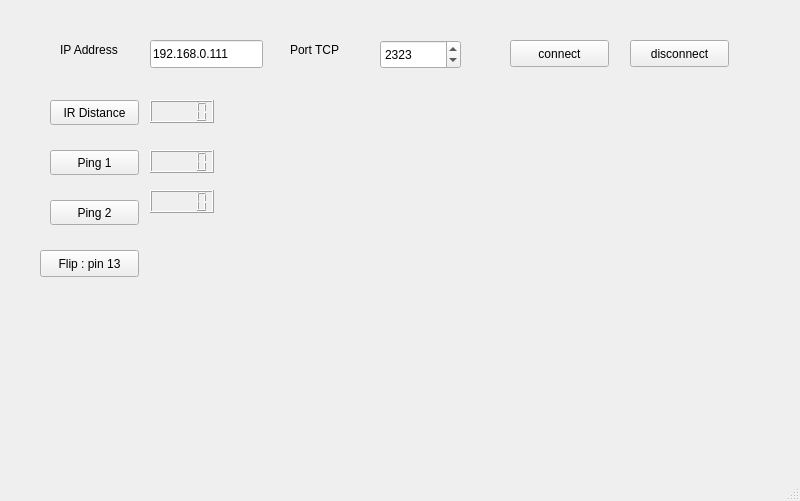
<?xml version="1.0" encoding="UTF-8"?>
<ui version="4.0">
 <class>MainWindow</class>
 <widget class="QMainWindow" name="MainWindow">
  <property name="geometry">
   <rect>
    <x>0</x>
    <y>0</y>
    <width>800</width>
    <height>501</height>
   </rect>
  </property>
  <property name="windowTitle">
   <string>Firmata Ping</string>
  </property>
  <widget class="QWidget" name="centralwidget">
   <widget class="QPushButton" name="connectButton">
    <property name="geometry">
     <rect>
      <x>510</x>
      <y>40</y>
      <width>99</width>
      <height>27</height>
     </rect>
    </property>
    <property name="text">
     <string>connect</string>
    </property>
   </widget>
   <widget class="QPushButton" name="discButton">
    <property name="geometry">
     <rect>
      <x>630</x>
      <y>40</y>
      <width>99</width>
      <height>27</height>
     </rect>
    </property>
    <property name="text">
     <string>disconnect</string>
    </property>
   </widget>
   <widget class="QPushButton" name="connectButton_4">
    <property name="geometry">
     <rect>
      <x>40</x>
      <y>250</y>
      <width>99</width>
      <height>27</height>
     </rect>
    </property>
    <property name="text">
     <string>Flip : pin 13</string>
    </property>
   </widget>
   <widget class="QPushButton" name="pushButton_2">
    <property name="geometry">
     <rect>
      <x>50</x>
      <y>150</y>
      <width>89</width>
      <height>25</height>
     </rect>
    </property>
    <property name="text">
     <string>Ping 1</string>
    </property>
   </widget>
   <widget class="QLCDNumber" name="lcdNumber">
    <property name="geometry">
     <rect>
      <x>150</x>
      <y>150</y>
      <width>64</width>
      <height>23</height>
     </rect>
    </property>
   </widget>
   <widget class="QPushButton" name="pushButton_3">
    <property name="geometry">
     <rect>
      <x>50</x>
      <y>200</y>
      <width>89</width>
      <height>25</height>
     </rect>
    </property>
    <property name="text">
     <string>Ping 2</string>
    </property>
   </widget>
   <widget class="QLCDNumber" name="lcdNumber_2">
    <property name="geometry">
     <rect>
      <x>150</x>
      <y>190</y>
      <width>64</width>
      <height>23</height>
     </rect>
    </property>
   </widget>
   <widget class="QLCDNumber" name="lcdNumber_3">
    <property name="geometry">
     <rect>
      <x>150</x>
      <y>100</y>
      <width>64</width>
      <height>23</height>
     </rect>
    </property>
   </widget>
   <widget class="QPushButton" name="pushButton_4">
    <property name="geometry">
     <rect>
      <x>50</x>
      <y>100</y>
      <width>89</width>
      <height>25</height>
     </rect>
    </property>
    <property name="text">
     <string>IR Distance</string>
    </property>
   </widget>
   <widget class="QLineEdit" name="Address">
    <property name="geometry">
     <rect>
      <x>150</x>
      <y>40</y>
      <width>113</width>
      <height>28</height>
     </rect>
    </property>
    <property name="text">
     <string>192.168.0.111</string>
    </property>
   </widget>
   <widget class="QLabel" name="label">
    <property name="geometry">
     <rect>
      <x>60</x>
      <y>40</y>
      <width>71</width>
      <height>20</height>
     </rect>
    </property>
    <property name="text">
     <string>IP Address</string>
    </property>
   </widget>
   <widget class="QLabel" name="label_2">
    <property name="geometry">
     <rect>
      <x>290</x>
      <y>40</y>
      <width>63</width>
      <height>20</height>
     </rect>
    </property>
    <property name="text">
     <string>Port TCP</string>
    </property>
   </widget>
   <widget class="QSpinBox" name="portTcp">
    <property name="geometry">
     <rect>
      <x>380</x>
      <y>40</y>
      <width>81</width>
      <height>29</height>
     </rect>
    </property>
    <property name="maximum">
     <number>9999</number>
    </property>
    <property name="value">
     <number>2323</number>
    </property>
   </widget>
  </widget>
  <widget class="QMenuBar" name="menubar">
   <property name="geometry">
    <rect>
     <x>0</x>
     <y>0</y>
     <width>800</width>
     <height>25</height>
    </rect>
   </property>
  </widget>
  <widget class="QStatusBar" name="statusbar"/>
 </widget>
 <resources/>
 <connections/>
</ui>
